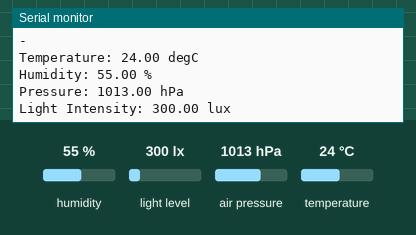
This sketch was run on a simulated Arduino Uno, built with avr-gcc and run on an emulated ATmega328P. On the bench: the last lines printed to the serial monitor. The test bench sets the inputs (shaded band); at power-on: humidity 55 %, light level 300 lx, air pressure 1013 hPa, temperature 24 °C.

Above: at 2.8 s.
2.9 s: humidity set to 22 %
At 4.9 s:
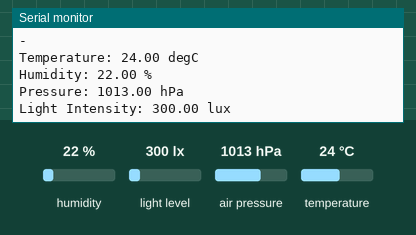
5.6 s: light level set to 40 lx
At 6.5 s:
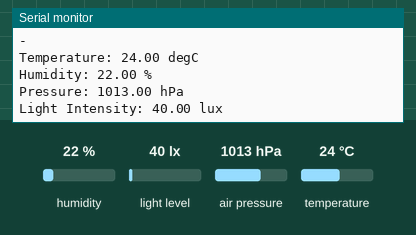
8.3 s: air pressure set to 952 hPa
At 10.8 s:
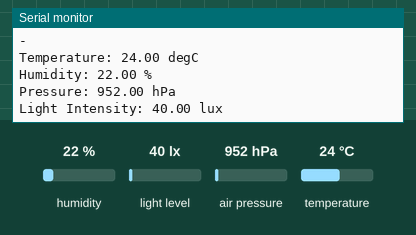
11.0 s: temperature set to 12 °C
13.7 s: humidity set to 40 %
At 15.2 s:
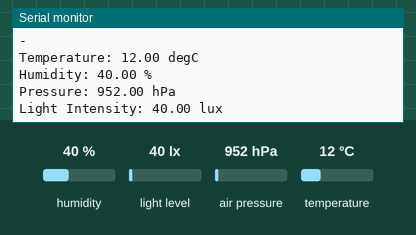
16.4 s: light level set to 500 lx
At 19.5 s:
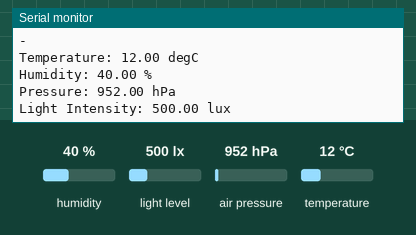
Timing chart, 0 to 20.1 s (numbered marks = the images above; inputs shaded):
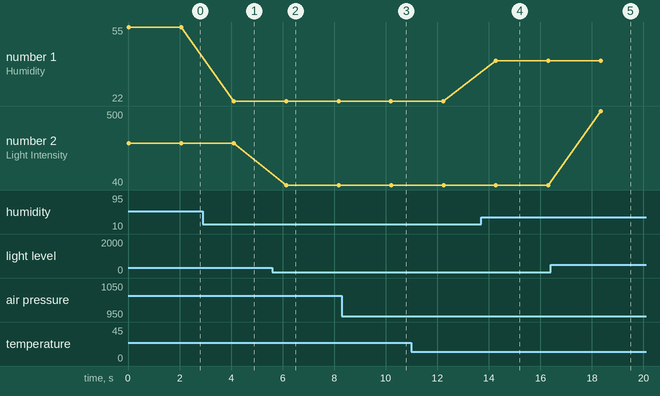

The sketch:

WiFiSetups.ino
```cpp
#include "WiFiSetups.h"

void setup() {
  //Start the serial monitor at 115200 baud
  Serial.begin(115200);

  //Create a sensor object that is passed into the getSensor method of the dht class
  //Only the dht sensor requires this
  sensor_t sensor;
  dht.temperature().getSensor(&sensor);
  dht.humidity().getSensor(&sensor);

  //Run the begin()method on each sensor to start communication
  dht.begin(); //Moisture
  bmp.begin(); //Pressure
  BH1750.begin(BH1750_TO_GROUND); //Light

}

void loop() {
  //Polling the DHT and BMP sensor using events
  sensors_event_t dhtTempEvent, dhtHumEvent, bmpEvent;
  dht.temperature().getEvent(&dhtTempEvent);
  dht.humidity().getEvent(&dhtHumEvent);
  bmp.getEvent(&bmpEvent);

  //Polling the BH sensor
  BH1750.start();
  float lux=BH1750.getLux();

  //Printing sensor readings to serial monitor
  Serial.println("\n-");

  if (!isnan(dhtTempEvent.temperature)){
     Serial.println("Temperature: " + String(dhtTempEvent.temperature) + " degC");
  }else{
     Serial.println("Temperature Sensor Disconnected");
  } //Display Temp

  if (!isnan(dhtHumEvent.relative_humidity)){
     Serial.println("Humidity: " + String(dhtHumEvent.relative_humidity) + " %");
   }else{
    Serial.println("Humidity Sensor Disconnected");
   } //Display Hum

  if (!isnan(bmpEvent.pressure)){
    Serial.println("Pressure: " + String(bmpEvent.pressure) + " hPa");
  }else{
    Serial.println("Pressure Sensor Disconnected");
  } //Display pres

  if (!isnan(lux)){
    Serial.println("Light Intensity: " + String(lux) + " lux");
  }else{
    Serial.println("Lux Sensor Disconnected");
  } //Display brightness

   delay(DELAY_BETWEEN_SAMPLES_MS);

   //system("CLS");
}
```

WiFiSetups.h
```cpp
//#include <stdlib.h>

//DHT11 Libraries
#include <Adafruit_Sensor.h>
#include <DHT.h>
#include <DHT_U.h>

//BMP180 Libraries
#include <Wire.h> //I2C Protocol
#include <Adafruit_Sensor.h>
#include <Adafruit_BMP085_U.h>

//HP_BH1750 Libraries
#include <hp_BH1750.h>

//Macros
#define DHTPIN 14 //GPIO number
#define DHTTYPE DHT11 //1-wire Protocol
#define DELAY_BETWEEN_SAMPLES_MS 2000 //Update Time

//Instantiate Sensor Objects
DHT_Unified dht(DHTPIN, DHTTYPE);
Adafruit_BMP085_Unified bmp = Adafruit_BMP085_Unified(10085);
hp_BH1750 BH1750;
```

Measured:
- after the input at 2.9 s, the serial monitor: prints a new line after 1.2 s (image 1)
- after the input at 5.6 s, the serial monitor: prints a new line after 0.54 s (image 2)
- after the input at 8.3 s, the serial monitor: prints a new line after 1.9 s (image 3)
- after the input at 13.7 s, the serial monitor: prints a new line after 0.57 s (image 4)
- after the input at 16.4 s, the serial monitor: prints a new line after 1.9 s (image 5)
- plotted number 1: 55 → 22 after the input at 2.9 s
- plotted number 2: 300 → 40 after the input at 5.6 s, 40 → 500 after the input at 16.4 s
